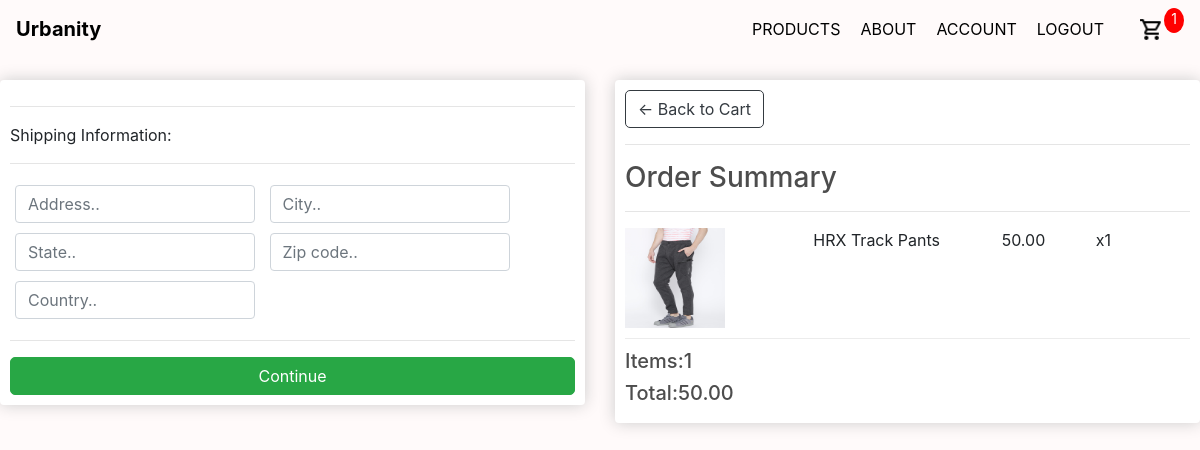
The page /checkout/ (signed in) on the database its author committed.
### Urbanity/models.py (models this page shows, shortened)
class OrderItem(models.Model):
    product = models.ForeignKey(Product, on_delete=models.SET_NULL, blank = True, null=True)
    order = models.ForeignKey(Order, on_delete=models.SET_NULL, blank = True, null=True)
    quantity = models.IntegerField(default=0, blank = True, null=True)
    date_ordered = models.DateTimeField(auto_now_add=True, blank = True, null=True)
    @property
    def getTotal(self):
        total = self.quantity * self.product.item_price;
        return total;

class Product(models.Model):
    item_name = models.CharField(max_length=200)
    item_price = models.DecimalField(max_digits=7, decimal_places=2)
    item_image = models.ImageField(null=True, blank = True)
    quantity = models.IntegerField(default=1)
    @property
    def imageURL(self):
        try:
            url = self.item_image.url
        except:
            url = ''
        return url

class Order(models.Model):
    customer = models.ForeignKey(Customer, on_delete=models.SET_NULL, blank = True, null=True)
    transaction_id = models.CharField(max_length=200)
    completed = models.BooleanField(default=False, blank=False, null=True)
    date_ordered = models.DateTimeField(auto_now_add=True)
    @property
    def get_cart_total(self):
        orderItems = self.orderitem_set.all()
        total = sum([item.getTotal for item in orderItems])
        return total
    @property
    def get_cart_items(self):
        orderItems = self.orderitem_set.all()
        total = sum([item.quantity for item in orderItems])
        return total

### Urbanity/views.py (the view)
# urls.py: path('checkout/', views.checkout, name="checkout"),
def checkout(request):
    data = cartData(request)
    items = data['items']
    order = data['order']
    cartItems = data['cartItems']
    context={'items':items, 'order':order, 'cartItems':cartItems}
    return render(request, 'checkout.html', context)

### Urbanity/utils.py (called while the page is built)
def cartData(request):
    if request.user.is_authenticated:
        customer = request.user.customer
        order, created = Order.objects.get_or_create(customer=customer, completed = False)
        items = order.orderitem_set.all()
        cartItems = order.get_cart_items
    else:
        cookieData = cookieCart(request)
        items = cookieData['items']
        order = cookieData['order']
        cartItems = cookieData['cartItems']
    return {'items':items, 'order':order, 'cartItems':cartItems}

### templates/checkout.html (shortened to what this page needs)
{% extends 'main.html' %}
{% load static %}
{% block content %}
  <div class="row">
		<div class="col-lg-6" style="padding-top:70px;">
			<div class="box-element" id="form-wrapper">
				<form id="form">
					<div id="shipping-info" >
						<hr>
						<p>Shipping Information:</p>
						<hr>
						<div class="form-field">
							<input class="form-control" type="text" name="address" placeholder="Address.." autocomplete="on">
						</div>
						<div class="form-field">
							<input class="form-control" type="text" name="city" placeholder="City.." autocomplete="on">
						</div>
						<div class="form-field">
							<input class="form-control" type="text" name="state" placeholder="State.." autocomplete="on">
						</div>
						<div class="form-field">
							<input class="form-control" type="text" name="zipcode" placeholder="Zip code.." autocomplete="on">
						</div>
						<div class="form-field">
							<input class="form-control" type="text" name="country" placeholder="Country.." autocomplete="on">
						</div>
					</div>
					<hr>
					<input id="form-button" class="btn btn-success btn-block" type="submit" value="Continue">
				</form>
			</div>
			<br>
		</div>
		<div class="col-lg-6" style="padding-top:70px;">
			<div class="box-element">
				<a  class="btn btn-outline-dark" href="{% url 'cart' %}">&#x2190; Back to Cart</a>
				<hr>
				<h3>Order Summary</h3>
        {% for item in items %}
				<hr>
				<div class="cart-row">
					<div style="flex:2"><img class="row-image" src="{{ item.product.imageURL }}"></div>
					<div style="flex:2"><p>{{item.product.item_name}}</p></div>
					<div style="flex:1"><p>{{ item.product.item_price }}</p></div>
					<div style="flex:1"><p>x{{item.quantity}}</p></div>
				</div>
        {% endfor %}
				<h5>Items:{{order.get_cart_items }}</h5>
				<h5>Total:{{ order.get_cart_total }}</h5>
			</div>
		</div>
	</div>
{% endblock content %}

### static/css/main.css (style rules this page uses)
body { background-color: hsl(1, 100%, 99%); overflow:auto; }
h1,h2,h3,h4,h5,h6 { color:hsl(0, 0%, 30%); }
.box-element { box-shadow:hsl(0, 0%, 80%) 0 0 16px; background-color: #fff; border-radius: 4px; padding: 10px; }
.col-lg-4, .col-lg-6, .col-lg-8, .col-lg-12 { margin-top: 10px; }
.btn { border-radius: 5px; }
.row-image { width: 100px; height: 100px; }
.form-field { width:250px; display: inline-block; padding: 5px; }
.cart-row { display: flex; align-items: flex-stretch; padding-bottom: 10px; margin-bottom: 10px; border-bottom: 1px solid #ececec; }

### static/css/login.css (style rules this page uses)
a { text-decoration:none; color:#444444; }

### rows shown on the page
OrderItem: product.imageURL (picture), product.item_name "HRX Track Pants", product.item_price "50.00", quantity "1"
Order: get_cart_items "1", get_cart_total "50.00"

### other values the page prints
{{ cartItems }} "1"
